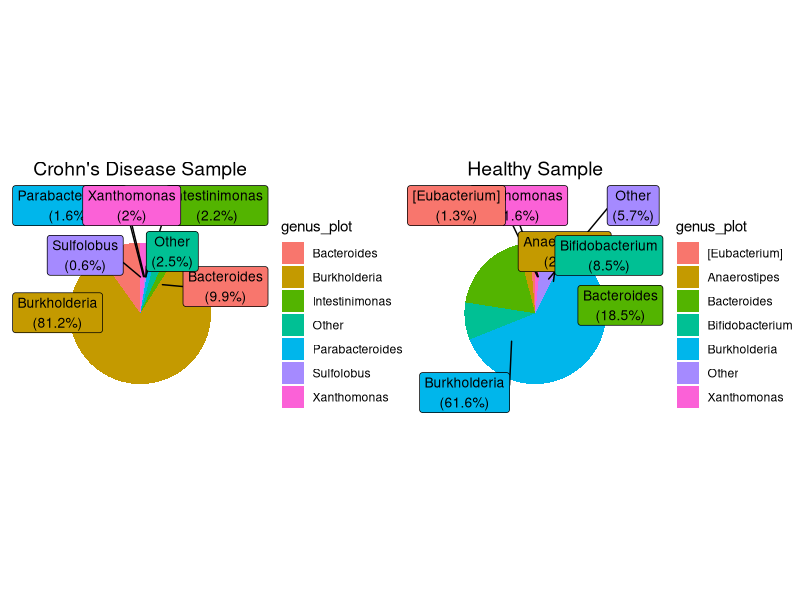

Reproduce this figure in R.
# File: 06_composition_pie_charts.R

# --- Load libraries ---
library(dplyr)
library(ggplot2)
library(patchwork) # To combine plots
library(ggrepel)   # For clean labels

# --- Load and prepare data ---
abundance_matrix <- read.csv("abundance_matrix.csv", row.names = 1)
abundance_matrix$species_name <- rownames(abundance_matrix)

# Aggregate counts by genus
genus_abundance <- abundance_matrix %>%
  group_by(genus = sapply(strsplit(species_name, " "), `[`, 1)) %>%
  summarise(SRR5983442 = sum(SRR5983442), # Crohn's
            SRR5983443 = sum(SRR5983443)) # Healthy

# --- Prepare data & Plot for Crohn's Sample ---
s1_data <- genus_abundance %>%
  select(genus, SRR5983442) %>%
  arrange(desc(SRR5983442)) %>%
  mutate(genus_plot = ifelse(row_number() <= 6, genus, "Other")) %>%
  group_by(genus_plot) %>%
  summarise(counts = sum(SRR5983442)) %>%
  mutate(percentage = counts / sum(counts) * 100,
         label = paste0(genus_plot, "\n(", round(percentage, 1), "%)"))

p1 <- ggplot(s1_data, aes(x = "", y = percentage, fill = genus_plot)) +
  geom_bar(stat = "identity", width = 1) +
  coord_polar("y", start = 0) +
  theme_void() +
  geom_label_repel(aes(label = label), size = 3.5, show.legend = FALSE, nudge_x = 1) +
  labs(title = "Crohn's Disease Sample") +
  theme(plot.title = element_text(hjust = 0.5, size = 14))

# --- Prepare data & Plot for Healthy Sample ---
s2_data <- genus_abundance %>%
  select(genus, SRR5983443) %>%
  arrange(desc(SRR5983443)) %>%
  mutate(genus_plot = ifelse(row_number() <= 6, genus, "Other")) %>%
  group_by(genus_plot) %>%
  summarise(counts = sum(SRR5983443)) %>%
  mutate(percentage = counts / sum(counts) * 100,
         label = paste0(genus_plot, "\n(", round(percentage, 1), "%)"))

p2 <- ggplot(s2_data, aes(x = "", y = percentage, fill = genus_plot)) +
  geom_bar(stat = "identity", width = 1) +
  coord_polar("y", start = 0) +
  theme_void() +
  geom_label_repel(aes(label = label), size = 3.5, show.legend = FALSE, nudge_x = 1) +
  labs(title = "Healthy Sample") +
  theme(plot.title = element_text(hjust = 0.5, size = 14))

# --- Display plots side-by-side ---
p1 + p2
